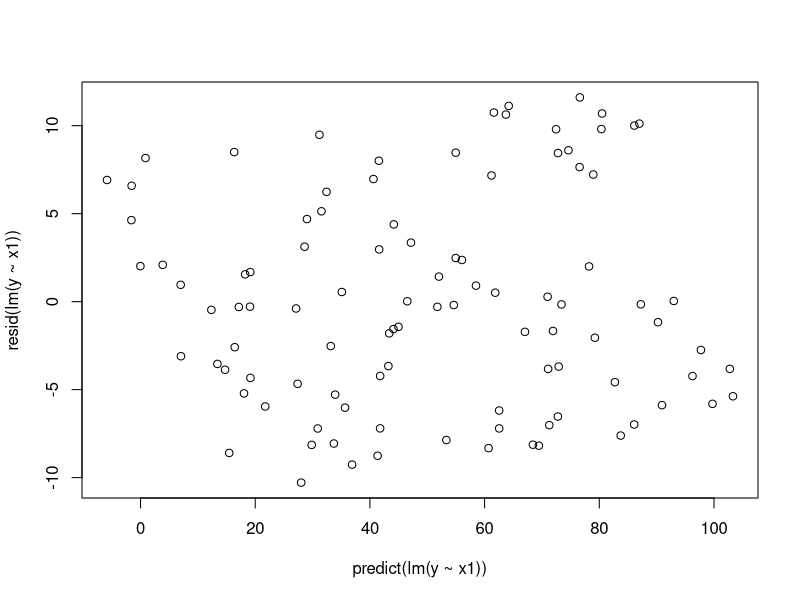
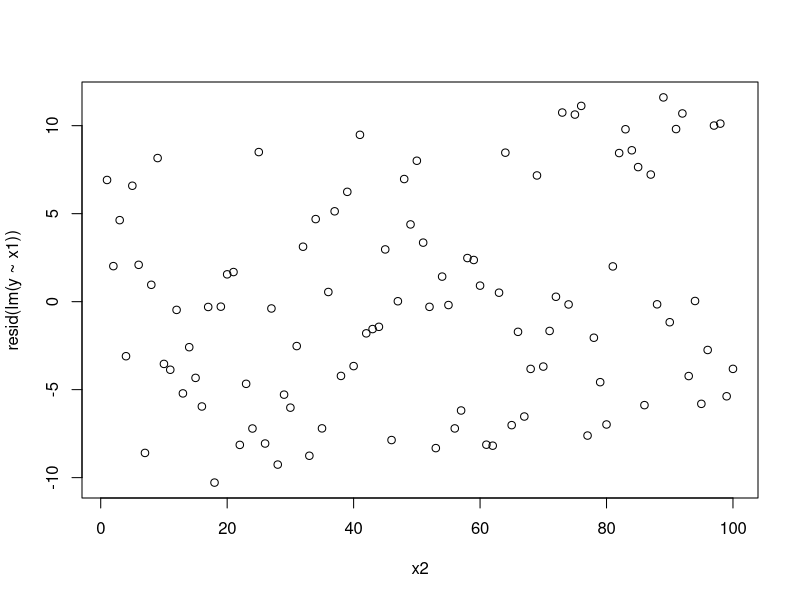
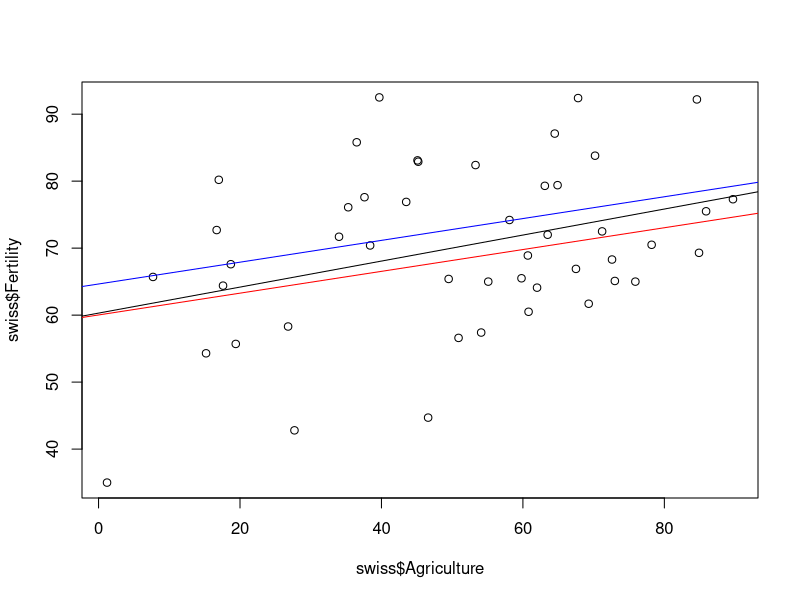
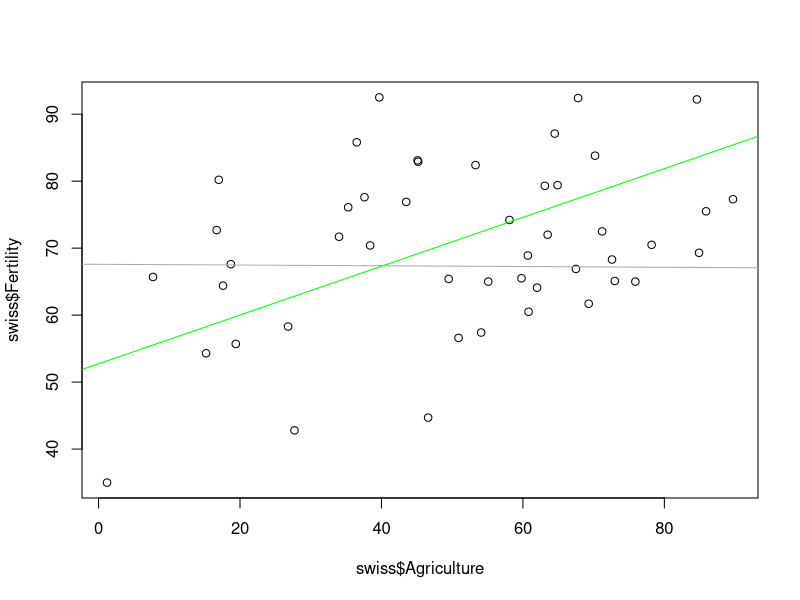
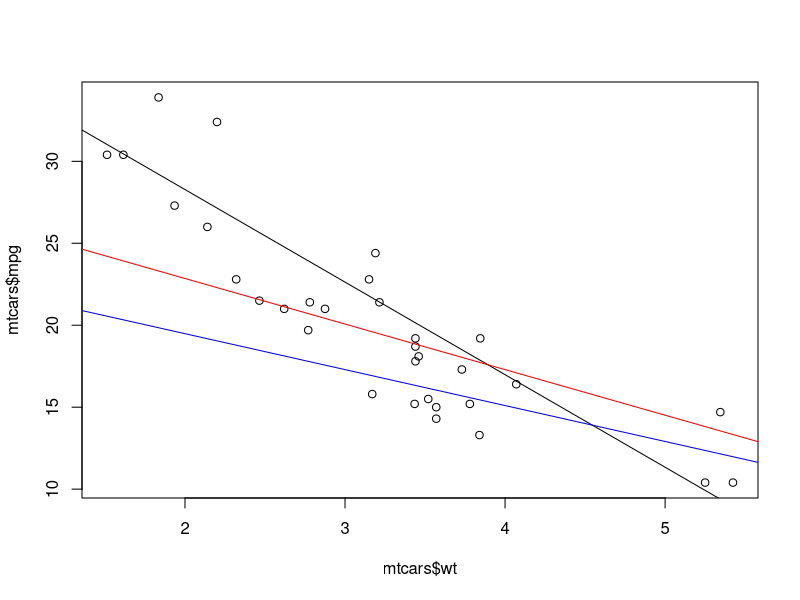

Reproduce these figures in R, in order.
## On this script I run some multiply regressions to understand how each coefficient is
## calculated. I go through some examples on how a coefficient changes sign when adding another variable
## Lastly, I explain how to interpret interactions with 2 and 3 levels. To finish, I graph the interactions manually


n = 100; x = rnorm(n); x2 = rnorm(n); x3 = rnorm(n)
y = 1 + x + x2 + x3 + rnorm(x, sd=0.01)
ey <- resid(lm(y ~ x2 + x3)) ## So this is the CLEAN variation in Y from x2 and x3
ex <- resid(lm(x ~ x2 + x3)) ## This is the CLEAN variation in X from x3 and x3

## And so we calculate the Beta coefficient using the CLEAN variation
cor(ey,ex) * (sd(ey)/sd(ex))
## Confirm your result with the lm function
coef(lm(y ~ x + x2 + x3)) ## There you go: 1.000280


## Let's create a fake dataset
n <- 100; x2 <- 1 : n; x1 <- .01 * x2 + runif(n, -.1, .1); y = -x1 + x2 + rnorm(n, sd = .01)

## N is the number of days. x2 is a sequence of days from 1 to 100.
## x1 is linearly related to x2(.01*x2 part) but with a little random noise ging from -1 to 1
## Finally, y is a function of -x1 and x2 with some small random noise

coef(lm(y ~ x1))
## if we estimate this model we get a POSITIVE coefficient. Doesn't make sense.. the function of y is -x1
## so it should be negative. 

## Let's inspect residuals.     
plot(predict(lm(y~x1)), resid(lm(y~x1))) ## Everything seems fine(that is, no trend in the residuals)
plot(x2, resid(lm(y~x1))) ## No trend when compared to a possible confounder either. 

## But what if we correlated x1 and x2?
c(x1,x2) ## Uhhhh!! If there's correlation, then there's probably some influence between the two variables

coef(lm(y ~ x1 + x2)) ## Now the coefficient makes more sense: close to -1 which is the linear function of x1.

## You can see it as this:
## if you regress y on x1, the residuals are the UNEXPLAINED variance in Y from x1.
## if you regress y on x1 and x2, x1 is the CLEAN variance of x1 from x2 that explains the clean
## variance of y from x2. If before the regression the sign was + and now -, it means
## that the variance x1 clean of x2 is now negative. So the positive + was due to x2.

cor(resid(lm(y ~ x2)), resid(lm(x1 ~ x2))) * (sd(resid(lm(y ~ x2)))/sd(resid(lm(x1 ~ x2))))


## We're gonna learn about interactions and factor variables now.

summary(lm(Fertility ~ Agriculture, swiss))$coef # So far, so good

swiss$catho <- as.numeric(swiss$Catholic > mean(swiss$Catholic)) ## create a dummy for majority catholic = 1
## majority protenstant = 0

fit <- summary(lm(Fertility ~ Agriculture + factor(catho), swiss))$coef # So catholic provinces had 4.62% more fertility
# than protestant

plot(swiss$Agriculture, swiss$Fertility)
abline(lm(swiss$Fertility ~ swiss$Agriculture), col="black")
abline(a = fit[1], b=fit[2], col="red")
abline(a = fit[1]+fit[3], b=fit[2], col="blue")

## After plotting it we can see that they both have the same slope but Catholics have a greater intercept
## than protestants

fit <- lm(Fertility ~ Agriculture*factor(catho), swiss)
summary(fit)$coef

# first: factor(catho) == 0 - Protestant and 1 - Catholic
## The intercept is the intercept for the factor(catho) == 0 -- Protestan in this case
## The slope for Agriculture is now the slope for the factor(catho) == 0 category, which is protestant
## The intercept for the factor(catho) == 1 category is the intercept + the main effect of the factor variable == 67.68 + (-14.8500)
## The slope for the factor(catho) == 1 is the slope of 0(Agriculture) + the coef in the interaction term == -0.0056 + 0.3698

## Let's see how their slope varies

plot(swiss$Agriculture, swiss$Fertility)
abline(a=fit$coef[1], b=fit$coef[2], col="darkgrey")
abline(a=fit$coef[1] + fit$coef[3], b=fit$coef[2] + fit$coef[4], col="green")

fit <- lm(mpg ~ wt + factor(cyl) + wt:factor(cyl), mtcars)

## Exactly the same: the intercept is intercept for the 0 category
## The slope of wt is the slope for the 0 category
## The intercept for the 1st factor is the intercept + its main effect
## It's slope is the slope for factor 0 + the interaction for the 1st factor
## the intercept for 2nd factor is the intercept + its main effect
## the slope is the slope for the 0 factor + the interaction term for the 2nd factor

## visualize it
plot(mtcars$wt,mtcars$mpg)
abline(fit$coef[1], fit$coef[2])
abline(fit$coef[1] + fit$coef[3], fit$coef[2] + fit$coef[5],col="red")
abline(fit$coef[1] + fit$coef[4], fit$coef[2] + fit$coef[6], col="blue")


### These three functions portray how adding or excluding correlated and uncorrelated regressions changes the coefficients.
simbias <- function(seed=8765){
    # The default seed guarantees a nice histogram. This is the only
    # reason that accepting the default, x1c <- simbias(), is required in the lesson. 
    # The effect will be evident with other seeds as well.
    set.seed(seed) 
    temp <- rnorm(100)
    # Point A
    x1 <- (temp + rnorm(100))/sqrt(2)
    x2 <- (temp + rnorm(100))/sqrt(2)
    x3 <- rnorm(100)
    # Function to simulate regression of y on 2 variables.
    f <- function(k){
        # Point B
        y <- x1 + x2 + x3 + .3*rnorm(100)
        # Point C
        c(lm(y ~ x1 + x2)$coef[2],
          lm(y ~ x1 + x3)$coef[2])
    }
    # Point D
    sapply(1:150, f)
}

# Illustrate the effect of bogus regressors on residual squared error.
bogus <- function(){
    temp <- swiss
    # Add 41 columns of random regressors to a copy of the swiss data.
    for(n in 1:41){temp[,paste0("random",n)] <- rnorm(nrow(temp))}
    # Define a function to compute the deviance of Fertility regressed
    # on all regressors up to column n. The function, deviance(model), computes
    # the residual sum of squares of the model given as its argument.
    f <- function(n){deviance(lm(Fertility ~ ., temp[,1:n]))}
    # Apply f to data from n=6, i.e., the legitimate regressors,
    # through n=47, i.e., a full complement of bogus regressors.
    rss <- sapply(6:47, f)
    # Display result.
    plot(0:41, rss, xlab="Number of bogus regressors.", ylab="Residual squared error.",
         main="Residual Squared Error for Swiss Data\nUsing Irrelevant (Bogus) Regressors",
         pch=21, bg='red')
}

# Plot histograms illustrating bias in estimates of a regressor
# coefficient 1) when an uncorrelated regressor is missing and
# 2) when a correlated regressor is missing.
x1hist <- function(x1c){
    p1 <- hist(x1c[1,], plot=FALSE)
    p2 <- hist(x1c[2,], plot=FALSE)
    yrange <- c(0, max(p1$counts, p2$counts))
    plot(p1, col=rgb(0,0,1,1/4), xlim=range(x1c), ylim=yrange, xlab="Estimated coefficient of x1",
         main="Bias Effect of Omitted Regressor")
    plot(p2, col=rgb(1,0,0,1/4), xlim=range(x1c), ylim=yrange, add=TRUE)
    legend(1.1, 40, c("Uncorrelated regressor, x3, omitted", "Correlated regressor, x2, omitted"),
           fill=c(rgb(0,0,1,1/4), rgb(1,0,0,1/4)))
}

